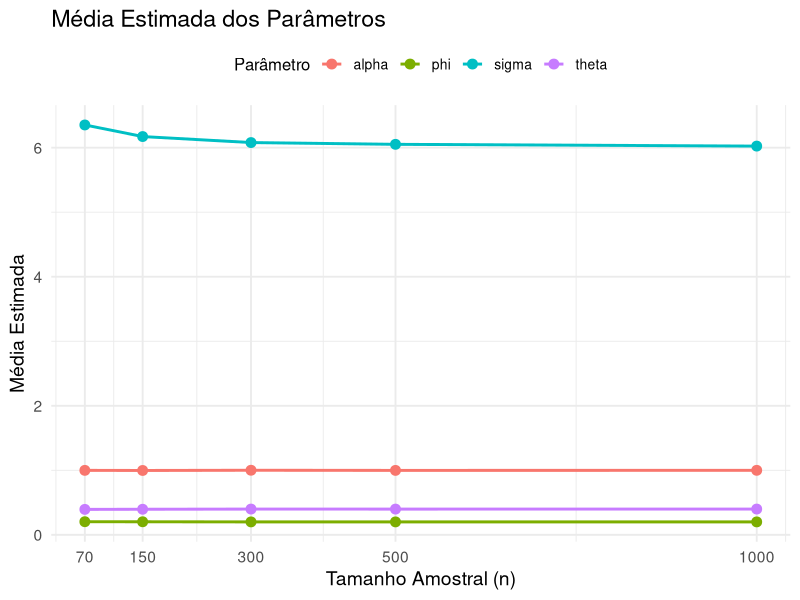
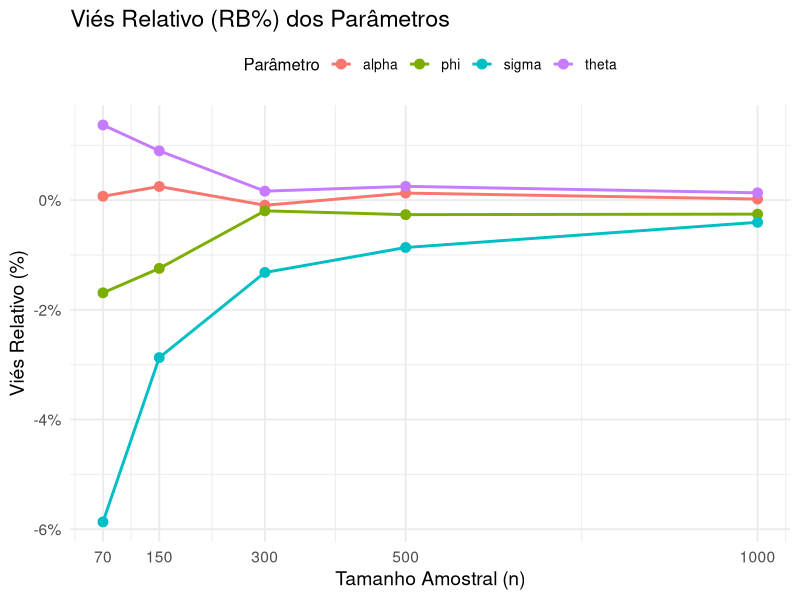
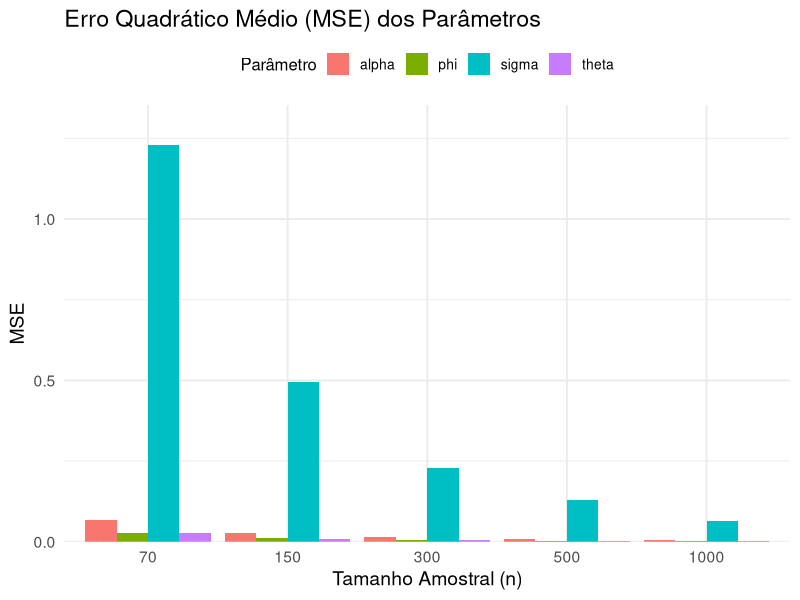
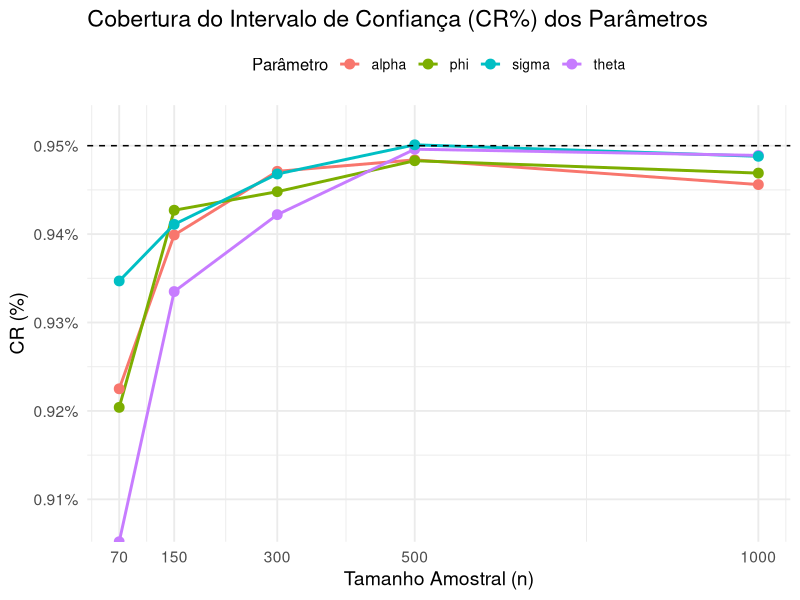
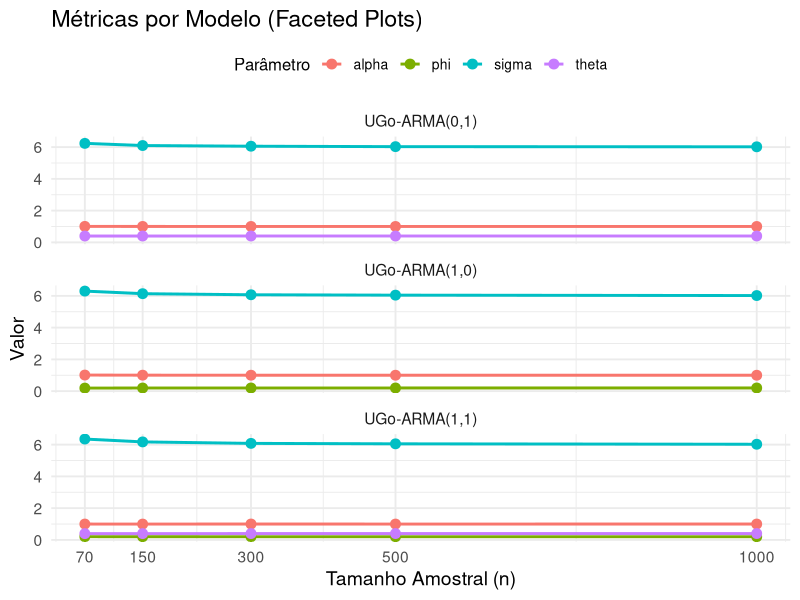
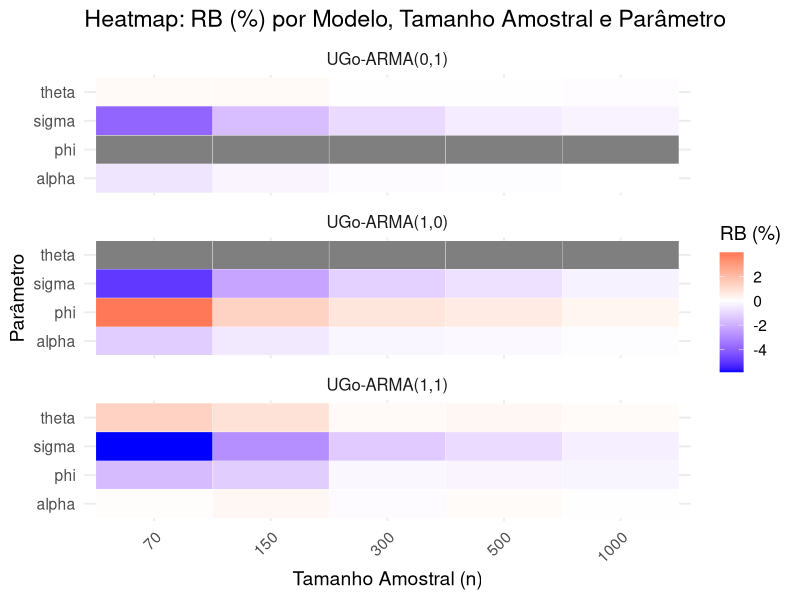
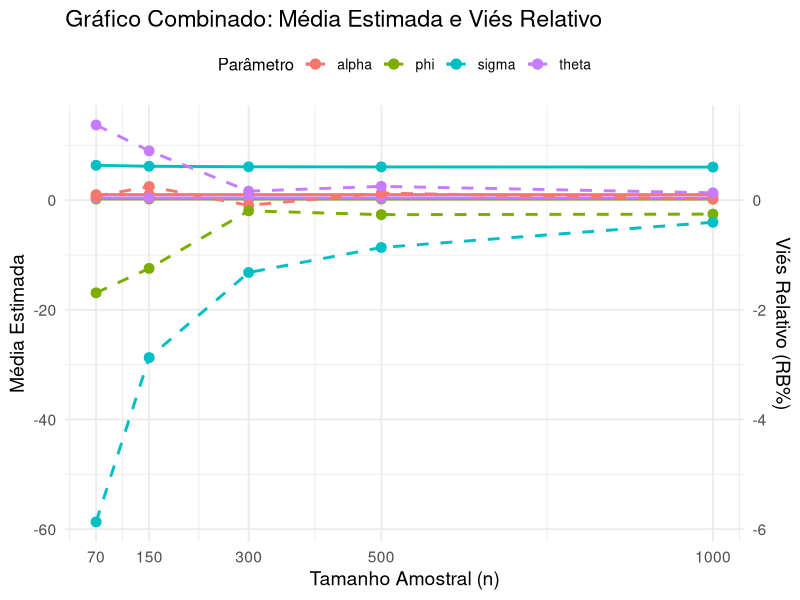

Here is the R script that generated these plots, in order:
library(ggplot2)
library(tidyr)
library(dplyr)

# PARA AS MÉDIAS --------------------------------------------------------------
data <- data.frame(
  n = c(70, 150, 300, 500, 1000),
  alpha = c(0.9993, 0.9975, 1.0009, 0.9987, 0.9998),
  phi = c(0.2034, 0.2025, 0.2004, 0.2005, 0.2005),
  theta = c(0.3945, 0.3964, 0.3993, 0.3990, 0.3995),
  sigma = c(6.3520, 6.1723, 6.0792, 6.0518, 6.0243)
)


data_long<- data |> 
  pivot_longer(cols = -n, names_to = "parameter", values_to = "value")


ggplot(data_long, aes(x=n, y=value, color = parameter, group = parameter)) +
  geom_line(size = 1) +
  geom_point(size = 3)+
  labs(
    title = "Média Estimada dos Parâmetros",
    x = "Tamanho Amostral (n)",
    y = "Média Estimada",
    color = "Parâmetro"
  ) +
  scale_x_continuous(breaks = c(70, 150, 300, 500, 1000)) +  
  theme_minimal(base_size = 14) +  
  theme(
    legend.position = "top",
    legend.title = element_text(size = 12),
    legend.text = element_text(size = 10)
  )

  
# PARA O VIÉS RELATIVO --------------------------------------------------------

rb_data <- data.frame(
  n = c(70, 150, 300, 500, 1000),
  alpha = c(0.0704, 0.2483, -0.0941, 0.1280, 0.0197),
  phi = c(-1.6905, -1.2445, -0.1955, -0.2648, -0.2553),
  theta = c(1.3703, 0.8981, 0.1632, 0.2509, 0.1333),
  sigma = c(-5.8671, -2.8712, -1.3193, -0.8636, -0.4042)
)


rb_data_long <- rb_data %>%
  pivot_longer(cols = -n, names_to = "parameter", values_to = "value")

ggplot(rb_data_long, aes(x = n, y = value, color = parameter, group = parameter)) +
  geom_line(size = 1) +  
  geom_point(size = 3) +  
  labs(
    title = "Viés Relativo (RB%) dos Parâmetros",
    x = "Tamanho Amostral (n)",
    y = "Viés Relativo (%)",
    color = "Parâmetro"
  ) +
  scale_x_continuous(breaks = c(70, 150, 300, 500, 1000)) +  
  scale_y_continuous(labels = scales::percent_format(scale = 1)) +  
  theme_minimal(base_size = 14) +  
  theme(
    legend.position = "top",
    legend.title = element_text(size = 12),
    legend.text = element_text(size = 10)
  )


# PARA ERRO QUADRÁTICO MÉDIO --------------------------------------------------
mse_data <- data.frame(
  n = c(70, 150, 300, 500, 1000),
  alpha = c(0.0672, 0.0278, 0.0133, 0.0078, 0.0040),
  phi = c(0.0275, 0.0111, 0.0052, 0.0031, 0.0016),
  theta = c(0.0258, 0.0098, 0.0044, 0.0025, 0.0013),
  sigma = c(1.2299, 0.4941, 0.2282, 0.1294, 0.0642)
)

mse_data_long <- mse_data %>%
  pivot_longer(cols = -n, names_to = "parameter", values_to = "value")


ggplot(mse_data_long, aes(x = as.factor(n), y = value, fill = parameter)) +
  geom_bar(stat = "identity", position = "dodge") +  
  labs(
    title = "Erro Quadrático Médio (MSE) dos Parâmetros",
    x = "Tamanho Amostral (n)",
    y = "MSE",
    fill = "Parâmetro"
  ) +
  scale_y_continuous(expand = expansion(mult = c(0, 0.1))) +  
  theme_minimal(base_size = 14) +  
  theme(
    legend.position = "top",
    legend.title = element_text(size = 12),
    legend.text = element_text(size = 10)
  )

# PARA A COBERTURA DO INTERVALO DE CONFIANÇA ----------------------------------

cr_data <- data.frame(
  n = c(70, 150, 300, 500, 1000),
  alpha = c(0.9225, 0.9399, 0.9471, 0.9484, 0.9456),
  phi = c(0.9204, 0.9427, 0.9448, 0.9483, 0.9469),
  theta = c(0.9052, 0.9335, 0.9422, 0.9496, 0.9489),
  sigma = c(0.9347, 0.9411, 0.9468, 0.9501, 0.9488)
)


cr_data_long <- cr_data %>%
  pivot_longer(cols = -n, names_to = "parameter", values_to = "value")


ggplot(cr_data_long, aes(x = n, y = value, color = parameter, group = parameter)) +
  geom_line(size = 1) +  
  geom_point(size = 3) +  
  geom_hline(yintercept = 0.95, linetype = "dashed", color = "black") +  
  labs(
    title = "Cobertura do Intervalo de Confiança (CR%) dos Parâmetros",
    x = "Tamanho Amostral (n)",
    y = "CR (%)",
    color = "Parâmetro"
  ) +
  scale_x_continuous(breaks = c(70, 150, 300, 500, 1000)) +  
  scale_y_continuous(labels = scales::percent_format(scale = 1), expand = expansion(mult = c(0, 0.1))) +  
    
  theme_minimal(base_size = 14) +  
  theme(
    legend.position = "top",
    legend.title = element_text(size = 12),
    legend.text = element_text(size = 10)
  )

 # PARA Faceted Plots  --------------------------------------------------------

faceted_data <- data.frame(
  n = rep(c(70, 150, 300, 500, 1000), times = 3),  # Tamanhos amostrais replicados para cada modelo
  model = rep(c("UGo-ARMA(1,1)", "UGo-ARMA(1,0)", "UGo-ARMA(0,1)"), each = 5),  # Modelos
  alpha = c(0.9993, 0.9975, 1.0009, 0.9987, 0.9998, 1.0126, 1.0054, 1.0023, 1.0016, 1.0007, 1.0065, 1.0028, 1.0010, 1.0009, 1.0001),
  phi = c(0.2034, 0.2025, 0.2004, 0.2005, 0.2005, 0.1920, 0.1973, 0.1985, 0.1987, 0.1994, NA, NA, NA, NA, NA),  # Apenas onde aplicável
  theta = c(0.3945, 0.3964, 0.3993, 0.3990, 0.3995, NA, NA, NA, NA, NA, 0.3994, 0.3993, 0.4001, 0.4001, 0.4003),
  sigma = c(6.3520, 6.1723, 6.0792, 6.0518, 6.0243, 6.2997, 6.1372, 6.0695, 6.0451, 6.0200, 6.2341, 6.0978, 6.0555, 6.0277, 6.0178)
)


faceted_data_long <- faceted_data %>%
  pivot_longer(cols = c(alpha, phi, theta, sigma), names_to = "parameter", values_to = "value")




ggplot(faceted_data_long, aes(x = n, y = value, color = parameter, group = parameter)) +
  geom_line(size = 1) +  
  geom_point(size = 3) +  
  labs(
    title = "Métricas por Modelo (Faceted Plots)",
    x = "Tamanho Amostral (n)",
    y = "Valor",
    color = "Parâmetro"
  ) +
  scale_x_continuous(breaks = c(70, 150, 300, 500, 1000)) +  
  facet_wrap(~model, ncol = 1) +  
  theme_minimal(base_size = 14) +  
  theme(
    legend.position = "top",
    legend.title = element_text(size = 12),
    legend.text = element_text(size = 10)
  )

# Heatmap para Análise Comparativa  -------------------------------------------

heatmap_data <- data.frame(
  n = rep(c(70, 150, 300, 500, 1000), times = 3),
  model = rep(c("UGo-ARMA(1,1)", "UGo-ARMA(1,0)", "UGo-ARMA(0,1)"), each = 5),
  alpha = c(0.0704, 0.2483, -0.0941, 0.1280, 0.0197, -1.2553, -0.5437, -0.2255, -0.1572, -0.0727, -0.6533, -0.2841, -0.1033, -0.0863, -0.0104),
  phi = c(-1.6905, -1.2445, -0.1955, -0.2648, -0.2553, 3.9799, 1.3503, 0.7620, 0.6277, 0.3155, NA, NA, NA, NA, NA),
  theta = c(1.3703, 0.8981, 0.1632, 0.2509, 0.1333, NA, NA, NA, NA, NA, 0.1501, 0.1652, -0.0332, -0.0356, -0.0654),
  sigma = c(-5.8671, -2.8712, -1.3193, -0.8636, -0.4042, -4.9946, -2.2869, -1.1577, -0.7511, -0.3333, -3.9024, -1.6308, -0.9243, -0.4614, -0.2971)
)


heatmap_data_long <- heatmap_data %>%
  pivot_longer(cols = c(alpha, phi, theta, sigma), names_to = "parameter", values_to = "value")



ggplot(heatmap_data_long, aes(x = factor(n), y = parameter, fill = value)) +
  geom_tile(color = "white") +  
  facet_wrap(~model, ncol = 1) +  
  scale_fill_gradient2(
    low = "blue", mid = "white", high = "red", midpoint = 0,
    name = "RB (%)"
  ) +
  labs(
    title = "Heatmap: RB (%) por Modelo, Tamanho Amostral e Parâmetro",
    x = "Tamanho Amostral (n)",
    y = "Parâmetro"
  ) +
  theme_minimal(base_size = 14) + 
  theme(
    strip.text = element_text(size = 12),  
    axis.text.x = element_text(angle = 45, hjust = 1),  
    legend.position = "right"
  )

# Média Estimada e o Viés Relativo (RB%) --------------------------------------

combined_data <- data.frame(
  n = rep(c(70, 150, 300, 500, 1000), times = 2),
  metric = rep(c("mean", "rb"), each = 5),
  alpha = c(0.9993, 0.9975, 1.0009, 0.9987, 0.9998, 
            0.0704, 0.2483, -0.0941, 0.1280, 0.0197),
  phi = c(0.2034, 0.2025, 0.2004, 0.2005, 0.2005, 
          -1.6905, -1.2445, -0.1955, -0.2648, -0.2553),
  theta = c(0.3945, 0.3964, 0.3993, 0.3990, 0.3995, 
            1.3703, 0.8981, 0.1632, 0.2509, 0.1333),
  sigma = c(6.3520, 6.1723, 6.0792, 6.0518, 6.0243, 
            -5.8671, -2.8712, -1.3193, -0.8636, -0.4042)
)


combined_data_long <- combined_data %>%
  pivot_longer(cols = -c(n, metric), names_to = "parameter", values_to = "value")





# Gráfico combinado de Média e RB (%)
ggplot() +
  # Média Estimada
  geom_line(data = filter(combined_data_long, metric == "mean"),
            aes(x = n, y = value, color = parameter, group = parameter), size = 1) +
  geom_point(data = filter(combined_data_long, metric == "mean"),
             aes(x = n, y = value, color = parameter, group = parameter), size = 3) +
  # Viés Relativo (RB%)
  geom_line(data = filter(combined_data_long, metric == "rb"),
            aes(x = n, y = value * 10, color = parameter, group = parameter), 
            linetype = "dashed", size = 1) +
  geom_point(data = filter(combined_data_long, metric == "rb"),
             aes(x = n, y = value * 10, color = parameter, group = parameter), size = 3) +
  # Configuração dos eixos
  scale_y_continuous(
    name = "Média Estimada",
    sec.axis = sec_axis(~ . / 10, name = "Viés Relativo (RB%)")
  ) +
  labs(
    title = "Gráfico Combinado: Média Estimada e Viés Relativo",
    x = "Tamanho Amostral (n)",
    color = "Parâmetro"
  ) +
  scale_x_continuous(breaks = c(70, 150, 300, 500, 1000)) +  # Ajuste do eixo X
  theme_minimal(base_size = 14) +
  theme(
    legend.position = "top",
    legend.title = element_text(size = 12),
    legend.text = element_text(size = 10)
  )











